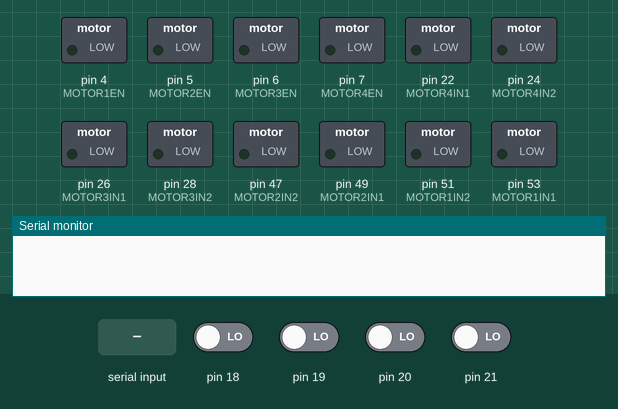
A sketch run on a simulated Arduino Mega 2560, built with avr-gcc and run on an emulated ATmega2560. Shown: switched loads named in the sketch (green lamp = pin HIGH), the last lines printed to the serial monitor. Inputs (shaded band) come from the test bench; at power-on: pin 18–21 LOW.

Above: at 1.2 s.
1.3 s: "f" received over Serial
At 2.4 s:
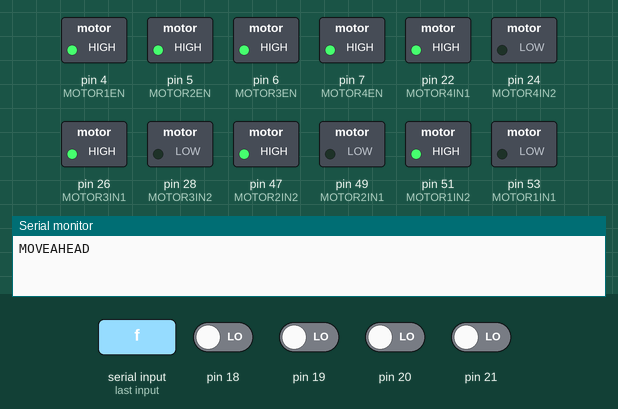
2.8 s: "b" received over Serial
At 3.6 s:
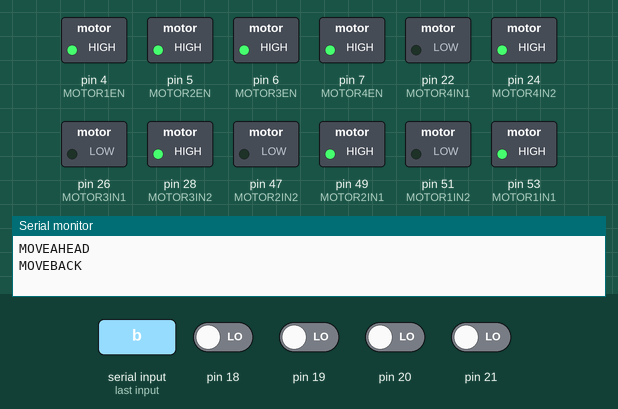
4.3 s: "r" received over Serial
At 4.7 s:
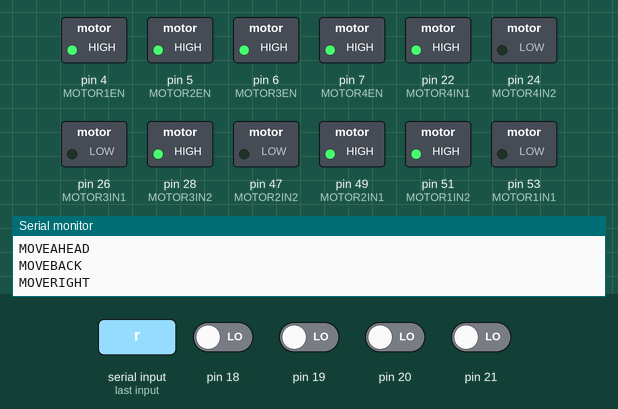
5.8 s: "l" received over Serial
At 7.0 s:
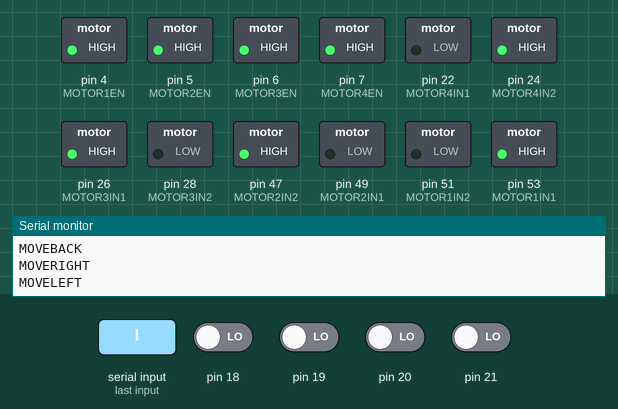
7.3 s: "u" received over Serial
At 8.2 s:
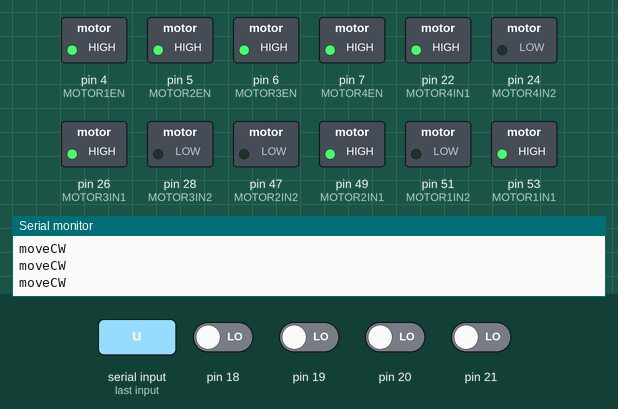
8.8 s: "v" received over Serial
At 9.3 s:
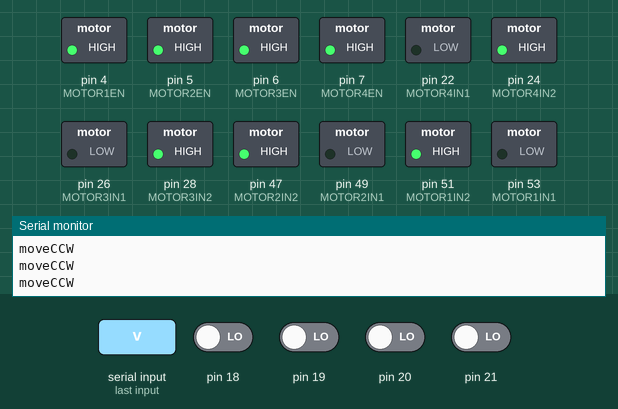
Timing chart, 0 to 11.3 s (numbered marks = the images above; inputs shaded):
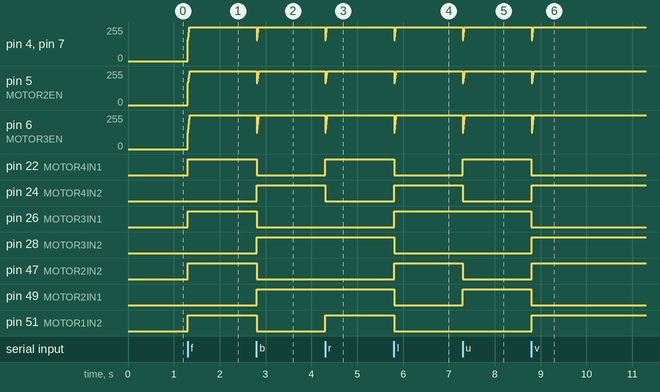

Measured:
- after the input at 1.3 s, pin 4 (MOTOR1EN), pin 5 (MOTOR2EN), pin 6 (MOTOR3EN), pin 7 (MOTOR4EN): 0/255 → 255/255 at once; pin 22 (MOTOR4IN1), pin 26 (MOTOR3IN1), pin 47 (MOTOR2IN2), pin 51 (MOTOR1IN2): LOW → HIGH at once
- after the input at 2.8 s, pin 4 (MOTOR1EN), pin 7 (MOTOR4EN): 255/255 → 157/255 at once, → 180/255 0.01 s later, → 217/255 0.01 s later, → 255/255 0.01 s later
- after the input at 4.3 s, pin 4 (MOTOR1EN), pin 7 (MOTOR4EN): 255/255 → 157/255 at once, → 180/255 0.01 s later, → 217/255 0.01 s later, → 255/255 0.01 s later; pin 22 (MOTOR4IN1), pin 51 (MOTOR1IN2): LOW → HIGH at once; pin 24 (MOTOR4IN2), pin 53 (MOTOR1IN1): HIGH → LOW at once
- after the input at 5.8 s, pin 4 (MOTOR1EN), pin 7 (MOTOR4EN): 255/255 → 157/255 at once, → 180/255 0.01 s later, → 217/255 0.01 s later, → 255/255 0.01 s later
- after the input at 7.3 s, pin 4 (MOTOR1EN), pin 7 (MOTOR4EN): 255/255 → 157/255 at once, → 180/255 0.01 s later, → 217/255 0.01 s later, → 255/255 0.01 s later; pin 22 (MOTOR4IN1), pin 49 (MOTOR2IN1): LOW → HIGH at once; pin 24 (MOTOR4IN2), pin 47 (MOTOR2IN2): HIGH → LOW at once
- after the input at 8.8 s, pin 4 (MOTOR1EN), pin 7 (MOTOR4EN): 255/255 → 157/255 at once, → 180/255 0.01 s later, → 217/255 0.01 s later, → 255/255 0.01 s later

The sketch:

bluetoothPIDcar_test_test.ino
```cpp
#define MAXPWM 255

#define MOTOR1IN1  53
#define MOTOR1IN2  51
#define MOTOR1EN  4


#define MOTOR2IN1  49
#define MOTOR2IN2  47
#define MOTOR2EN 5

#define MOTOR3IN1  26
#define MOTOR3IN2  28
#define MOTOR3EN 6

#define MOTOR4IN1  22
#define MOTOR4IN2  24
#define MOTOR4EN 7

#define MAXRPM 4500
#define MINRPM 500
#define CURRENTRPM 1500

volatile long m1PulseNum = 0;
volatile long m2PulseNum = 0;
volatile long m3PulseNum = 0;
volatile long m4PulseNum = 0;

void motor1PulseNum()
{
  m1PulseNum++;
}

void motor2PulseNum()
{
  m2PulseNum++;
}

void motor3PulseNum()
{
  m3PulseNum++;
}

void motor4PulseNum()
{
  m4PulseNum++;
}

uint32_t timer;
int loopDelay = 10;


double M1Kp = 0.07, M1Ki = 0.025, M1Kd = 0.01; // Motor1 PID
double M2Kp = 0.08, M2Ki = 0.018, M2Kd = 0.01; // Motor2 PID
double M3Kp = 0.05, M3Ki = 0.025, M3Kd = 0.0065; // Motor3 PID
double M4Kp = 0.07, M4Ki = 0.025, M4Kd = 0.01; // Motor4 PID
//double Kp = 0.05, Ki = 0.03, Kd = 0.0065; //3
enum motorMode {CW, CCW, STOP};

int v = -1;

enum CARMODE {MOVEAHEAD, MOVEBACK, MOVELEFT, MOVERIGHT, MOVELEFTAHEAD, MOVERIGHTAHEAD, MOVELEFTBACK, MOVERIGHTBACK, MOVECW, MOVECCW, CARSTOP};
enum COMMAND {AHEAD, BACK, LEFT, RIGHT, LEFTAHEAD, RIGHTAHEAD, LEFTBACK, RIGHTBACK, CLOCKWISE, COUNTERCLOCKWISE, STAND, FAST, SLOW};

COMMAND carCMD;
CARMODE carMode;


void plot(String label, double value, bool last)
{
  Serial.print(label);

  if (label != "")
  {
    Serial.print(F(":"));
  }
  Serial.print(value);

  if (last == false)
  {
    Serial.print(F(","));
  }
  else
  {
    Serial.println();
  }
}

class CodedMotor
{
  private:
    int IN_1;
    int IN_2;
    int EN;

    double mKp, mKi, mKd;
    motorMode mM;

    double lastError;
    double lastLastError;
    double Output;

    //比例调节
    double Pterm(double Kp, double error, double lasterror)
    {
      double PWMp = Kp * (error - lasterror);
      return PWMp;
    }

    //微分调节
    double Dterm(double Kd, double error, double lasterror, double lastlasterror)
    {
      double doubleLastError = 2 * lasterror;
      double PWMd = Kd * (error - doubleLastError + lastlasterror);
      return PWMd;
    }

    //积分调节
    double Iterm(double Ki, double error)
    {
      double PWMi = Ki * error;
      return PWMi;
    }

  public:

    CodedMotor(int in1, int in2, int en, double kp, double ki, double kd) //构造函数
    {
      IN_1 = in1;
      IN_2 = in2;
      EN = en;
      mKp = kp;
      mKi = ki;
      mKd = kd;

      //stop motor first
      digitalWrite(IN_1, LOW);
      digitalWrite(IN_2, LOW);
      mM = STOP;
      analogWrite(EN, 0);
      lastError = 0;
      lastLastError = 0;
      Output = 0;

    };

    void stop()  //停止电机
    {
      if (mM == STOP)
      {
        return;
      }

      digitalWrite(IN_1, LOW);
      digitalWrite(IN_2, LOW);
      mM = STOP;
      analogWrite(EN, 0);
      lastError = 0;
      lastLastError = 0;
      Output = 0;
      return;
    }

    outPutCW(double targetPoint, double inputPoint)
    {
      if (targetPoint < MINRPM)
      {
        stop();
        return;
      }
      else if (mM != CW)
      {
        mM = CW;
        digitalWrite(IN_1, LOW);
        digitalWrite(IN_2, HIGH);
        lastError = 0;
        lastLastError = 0;
        Output = 0;
      }

      if (targetPoint > MAXRPM)
      {
        targetPoint = MAXRPM;
      }

      double error = targetPoint - inputPoint;

      Output = Output + Pterm(mKp, error, lastError) + Iterm(mKi, error) + Dterm(mKd, error, lastError, lastLastError);

      lastLastError = lastError;
      lastError = error;

      if (Output > MAXPWM)
      {
        Output = MAXPWM;
      }

      analogWrite(EN, Output);

    }

    outPutCCW(double targetPoint, double inputPoint)
    {
      if (targetPoint < MINRPM)
      {
        stop();
        return;
      }
      else if (mM != CCW)
      {
        mM = CCW;
        digitalWrite(IN_1, HIGH);
        digitalWrite(IN_2, LOW);
        lastError = 0;
        lastLastError = 0;
        Output = 0;
      }

      if (targetPoint > MAXRPM)
      {
        targetPoint = MAXRPM;
      }

      double error = targetPoint - inputPoint;

      Output = Output + Pterm(mKp, error, lastError) + Iterm(mKi, error) + Dterm(mKd, error, lastError, lastLastError);

      lastLastError = lastError;
      lastError = error;

      if (Output > MAXPWM)
      {
        Output = MAXPWM;
      }

      analogWrite(EN, Output);

    }

    motorMode getMode()
    {
      return mM;
    }
};


CodedMotor motor1 = CodedMotor(MOTOR1IN1, MOTOR1IN2, MOTOR1EN, M1Kp, M1Ki, M1Kd);
CodedMotor motor2 = CodedMotor(MOTOR2IN1, MOTOR2IN2, MOTOR2EN, M2Kp, M2Ki, M2Kd);
CodedMotor motor3 = CodedMotor(MOTOR3IN1, MOTOR3IN2, MOTOR3EN, M3Kp, M3Ki, M3Kd);
CodedMotor motor4 = CodedMotor(MOTOR4IN1, MOTOR4IN2, MOTOR4EN, M4Kp, M4Ki, M4Kd);


//停车
void carStop()
{

  motor1.stop();
  motor2.stop();
  motor3.stop();
  motor4.stop();
  m1PulseNum = 0;
  m2PulseNum = 0;
  m3PulseNum = 0;
  m4PulseNum = 0;
  timer = 0;
}


//向前
void moveAhead(double m1actrpm, double m2actrpm, double m3actrpm, double m4actrpm)
{

  motor1.outPutCW(CURRENTRPM, m1actrpm);
  motor2.outPutCW(CURRENTRPM, m2actrpm);
  motor3.outPutCCW(CURRENTRPM, m3actrpm);
  motor4.outPutCCW(CURRENTRPM, m4actrpm);
}

//后退
void moveBack(double m1actrpm, double m2actrpm, double m3actrpm, double m4actrpm)
{

  motor1.outPutCCW(CURRENTRPM, m1actrpm);
  motor2.outPutCCW(CURRENTRPM, m2actrpm);
  motor3.outPutCW(CURRENTRPM, m3actrpm);
  motor4.outPutCW(CURRENTRPM, m4actrpm);
}

//左平移
void moveLeft(double m1actrpm, double m2actrpm, double m3actrpm, double m4actrpm)
{

  motor1.outPutCCW(CURRENTRPM, m1actrpm);
  motor2.outPutCW(CURRENTRPM, m2actrpm);
  motor3.outPutCCW(CURRENTRPM, m3actrpm);
  motor4.outPutCW(CURRENTRPM, m4actrpm);

}

//右平移
void moveRight(double m1actrpm, double m2actrpm, double m3actrpm, double m4actrpm)
{

  motor1.outPutCW(CURRENTRPM, m1actrpm);
  motor2.outPutCCW(CURRENTRPM, m2actrpm);
  motor3.outPutCW(CURRENTRPM, m3actrpm);
  motor4.outPutCCW(CURRENTRPM, m4actrpm);
}


//逆时针旋转
void moveCCW(double m1actrpm, double m2actrpm, double m3actrpm, double m4actrpm)
{
  Serial.println("moveCCW");
  motor1.outPutCW(CURRENTRPM, m1actrpm);
  motor2.outPutCW(CURRENTRPM, m2actrpm);
  motor3.outPutCW(CURRENTRPM, m3actrpm);
  motor4.outPutCW(CURRENTRPM, m4actrpm);
}

//顺时针旋转
void moveCW(double m1actrpm, double m2actrpm, double m3actrpm, double m4actrpm)
{

  Serial.println("moveCW");
  motor1.outPutCCW(CURRENTRPM, m1actrpm);
  motor2.outPutCCW(CURRENTRPM, m2actrpm);
  motor3.outPutCCW(CURRENTRPM, m3actrpm);
  motor4.outPutCCW(CURRENTRPM, m4actrpm);
}


//根据小车状态, 维持小车轮着转速和方向
void carMove(double m1actrpm, double m2actrpm, double m3actrpm, double m4actrpm)
{

  switch (carMode)
  {
    case MOVEAHEAD: {

        moveAhead( m1actrpm,  m2actrpm,  m3actrpm,  m4actrpm);
        break;
      };
    case MOVEBACK: {
        moveBack( m1actrpm,  m2actrpm,  m3actrpm,  m4actrpm);
        break;
      };
    case MOVELEFT: {
        moveLeft( m1actrpm,  m2actrpm,  m3actrpm,  m4actrpm);
        break;
      };
    case MOVERIGHT: {
        moveRight( m1actrpm,  m2actrpm,  m3actrpm,  m4actrpm);
        break;
      };

    case MOVECW: {
        moveCW( m1actrpm,  m2actrpm,  m3actrpm,  m4actrpm);
        break;
      };
    case MOVECCW: {
        moveCCW( m1actrpm,  m2actrpm,  m3actrpm,  m4actrpm);
        break;
      };
  }
}

void setup() {

  Serial.begin(9600);
  //设置m1引脚模式
  pinMode(MOTOR1IN1, OUTPUT);
  pinMode(MOTOR1IN2, OUTPUT);
  pinMode(MOTOR1EN, OUTPUT);
  pinMode(18, INPUT);
  attachInterrupt(digitalPinToInterrupt(18), motor1PulseNum, CHANGE);

  //设置m2引脚模式
  pinMode(MOTOR2IN1, OUTPUT);
  pinMode(MOTOR2IN2, OUTPUT);
  pinMode(MOTOR2EN, OUTPUT);
  pinMode(19, INPUT);
  attachInterrupt(digitalPinToInterrupt(19), motor2PulseNum, CHANGE);

  //设置m3引脚模式
  pinMode(MOTOR3IN1, OUTPUT);
  pinMode(MOTOR3IN2, OUTPUT);
  pinMode(MOTOR3EN, OUTPUT);
  pinMode(20, INPUT);
  attachInterrupt(digitalPinToInterrupt(20), motor3PulseNum, CHANGE);

  //设置m4引脚模式
  pinMode(MOTOR4IN1, OUTPUT);
  pinMode(MOTOR4IN2, OUTPUT);
  pinMode(MOTOR4EN, OUTPUT);
  pinMode(21, INPUT);
  attachInterrupt(digitalPinToInterrupt(21), motor4PulseNum, CHANGE);

  timer = 0;

  carMode = CARSTOP;

}

void loop() {
  ////////////
  //检测蓝牙信号
  ////////////
  v = Serial.read();


  if (v == 'f' ||
      v == 's' ||
      v == 'b' ||
      v == 'r' ||
      v == 'l' ||
      v == 'u' ||
      v == 'v' )
  {
    switch (v)
    {
      case 'f':
        {
          carCMD = AHEAD;
          break;
        };

      case 's':
        {
          carCMD = STAND;
          break;
        };

      case 'b':
        {
          carCMD = BACK;
          break;
        }

      case 'r':
        {
          carCMD = RIGHT;
          break;
        };

      case 'l':
        {
          carCMD = LEFT;
          break;
        };

      case 'u':
        {
          carCMD = CLOCKWISE;
          break;
        };

      case 'v':
        {
          carCMD = COUNTERCLOCKWISE;
          break;
        };

      case 'p':
        {
          carCMD = FAST;
          break;
        };

      case 'm':
        {
          carCMD = SLOW;
          break;
        };
    }


    if (carCMD != STAND)
    {

      if (carMode != CARSTOP)
      {
        //如果当前车的运动状态会发生变化, 那么需要先将车停止
        if (
          (carCMD == AHEAD && carMode != MOVEAHEAD) ||
          (carCMD == BACK && carMode != MOVEBACK) ||
          (carCMD == LEFT && carMode != MOVELEFT) ||
          (carCMD == RIGHT && carMode != MOVERIGHT) ||
          (carCMD == LEFTAHEAD && carMode != MOVELEFTAHEAD) ||
          (carCMD == RIGHTAHEAD && carMode != MOVERIGHTAHEAD) ||
          (carCMD == LEFTBACK && carMode != MOVELEFTBACK) ||
          (carCMD == RIGHTBACK && carMode != MOVERIGHTBACK) ||
          (carCMD == CLOCKWISE && carMode != MOVECW) ||
          (carCMD == COUNTERCLOCKWISE && carMode != MOVECCW)
        )
        {
          carStop();
        }
      }

      switch (carCMD)
      {
        case AHEAD:
          {
            carMode = MOVEAHEAD;
            Serial.println("MOVEAHEAD");
            break;
          };
        case BACK:
          {
            carMode = MOVEBACK;
            Serial.println("MOVEBACK");
            break;
          };
        case LEFT:
          {
            carMode = MOVELEFT;
            Serial.println("MOVELEFT");
            break;
          };
        case RIGHT:
          {
            carMode = MOVERIGHT;
            Serial.println("MOVERIGHT");
            break;
          };
        case LEFTAHEAD:
          {
            carMode = MOVELEFTAHEAD;
            Serial.println("MOVELEFTAHEAD");
            break;
          };
        case RIGHTAHEAD:
          {
            carMode = MOVERIGHTAHEAD;
            Serial.println("MOVERIGHTAHEAD");
            break;
          };
        case LEFTBACK:
          {
            carMode = MOVELEFTBACK;
            Serial.println("MOVELEFTBACK");
            break;
          };
        case RIGHTBACK:
          {
            carMode = MOVERIGHTBACK;
            Serial.println("MOVERIGHTBACK");
            break;
          };
        case CLOCKWISE:
          {
            carMode = MOVECW;
            Serial.println("MOVECW");
            break;
          };
        case COUNTERCLOCKWISE:
          {
            carMode = MOVECCW;
            Serial.println("MOVECCW");
            break;
          };
      }
    }
    else if (carMode != CARSTOP)
    {
      carStop();
      carMode = CARSTOP;
    }

  }

  if (carMode != CARSTOP)
  {
    //测量电机转速, 并维持当前运动状态

    //开始电机测速
    uint32_t now = micros();

    //第一次启动只做计时和计数器清零
    if (timer == 0)
    {
      //for the first time
      timer = now;
      m1PulseNum = 0;
      m2PulseNum = 0;
      m3PulseNum = 0;
      m4PulseNum = 0;
      return;
    }

    //获取电机编码器的计数, 得到转速
    noInterrupts();

    uint32_t dT = now - timer;

    double motor1actRpm = m1PulseNum * 2727272.7 / dT;
    m1PulseNum = 0;

    double motor2actRpm = m2PulseNum * 2727272.7 / dT;
    m2PulseNum = 0;

    double motor3actRpm = m3PulseNum * 2727272.7 / dT;
    m3PulseNum = 0;

    double motor4actRpm = m4PulseNum * 2727272.7 / dT;
    m4PulseNum = 0;

    timer = now;
    interrupts();

/*
    plot(F("Motor1Rpm:"), motor1actRpm, false);
    plot(F("Motor2Rpm:"), motor2actRpm, false);
    plot(F("Motor3Rpm:"), motor3actRpm, false);
    plot(F("Motor4Rpm:"), motor4actRpm, false);
    plot(F("TargetPoint:"), CURRENTRPM, true);
*/

    /////////////////
    //闭环控制, 维持小车之前的运动状态
    carMove(motor1actRpm, motor2actRpm, motor3actRpm, motor4actRpm);

  }

  v = -1;

  delay(loopDelay);

}
```
